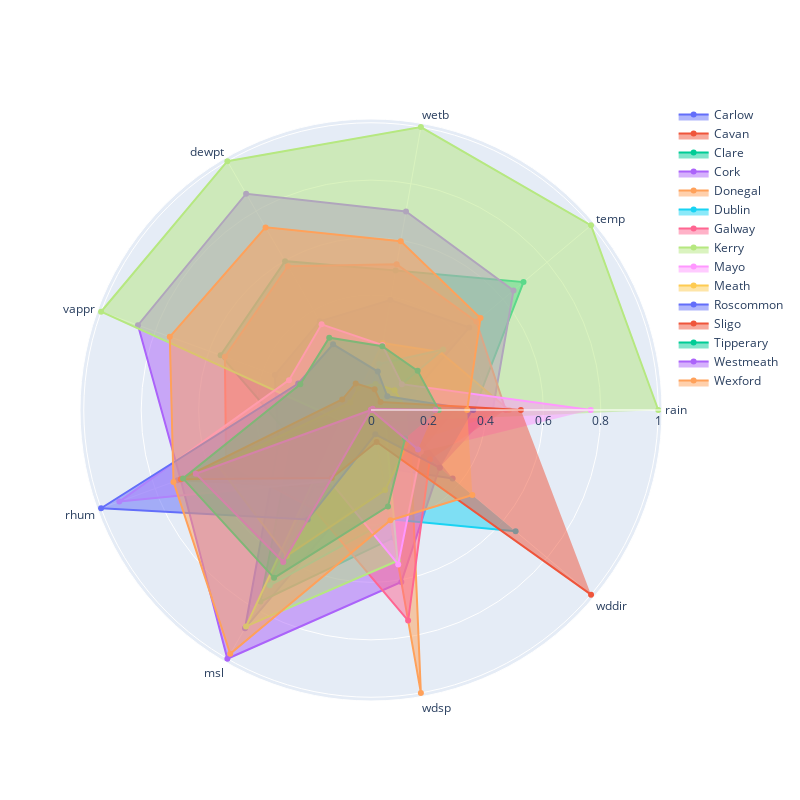

Notebook cell for this chart:
### Code cell
import plotly.graph_objects as go

categories = df.columns

layout = go.Layout(autosize=False,
                   width=800,
                   height=800)

fig = go.Figure(layout=layout)

df = (df.sub(df.min())
        .div(df.max() - df.min())
        .reset_index()
        .groupby('county')
        .mean()
)



for county in df.index:
    fig.add_trace(go.Scatterpolar(
        r=df.query('county == @county').values[0],
        theta=categories,
        fill='toself',
        name=county))

fig.show()

### Figure 1 — Plotly figure (JSON) as saved in the notebook; plotly's stock layout.template omitted (floating-point values rounded to 4 significant figures)
{"data": [{"fill": "toself", "name": "Carlow", "r": [0.09472, 0.4467, 0.3886, 0.3566, 0.3561, 0.3438, 0.8771, 0.2031, 0.371], "theta": ["rain", "temp", "wetb", "dewpt", "vappr", "rhum", "msl", "wdsp", "wddir"], "type": "scatterpolar"}, {"fill": "toself", "name": "Cavan", "r": [0.2939, 0, 0.01637, 0.03918, 0.03859, 0.716, 0.3104, 0.02657, 0.2256], "theta": ["rain", "temp", "wetb", "dewpt", "vappr", "rhum", "msl", "wdsp", "wddir"], "type": "scatterpolar"}, {"fill": "toself", "name": "Clare", "r": [0.3583, 0.6931, 0.4934, 0.5983, 0.5571, 0.2917, 0.7698, 0.4518, 0], "theta": ["rain", "temp", "wetb", "dewpt", "vappr", "rhum", "msl", "wdsp", "wddir"], "type": "scatterpolar"}, {"fill": "toself", "name": "Cork", "r": [0.4239, 0.6476, 0.7017, 0.8695, 0.8633, 0.7053, 1, 0.6077, 0.3113], "theta": ["rain", "temp", "wetb", "dewpt", "vappr", "rhum", "msl", "wdsp", "wddir"], "type": "scatterpolar"}, {"fill": "toself", "name": "Donegal", "r": [0.4803, 0.3141, 0.2367, 0.07803, 0.02469, 0, 0, 1, 0.1791], "theta": ["rain", "temp", "wetb", "dewpt", "vappr", "rhum", "msl", "wdsp", "wddir"], "type": "scatterpolar"}, {"fill": "toself", "name": "Dublin", "r": [0, 0.328, 0.1628, 0.02988, 0.01649, 0.09732, 0.705, 0.3866, 0.6572], "theta": ["rain", "temp", "wetb", "dewpt", "vappr", "rhum", "msl", "wdsp", "wddir"], "type": "scatterpolar"}, {"fill": "toself", "name": "Galway", "r": [0.4689, 0.4788, 0.5155, 0.5783, 0.5413, 0.5369, 0.3979, 0.7445, 0.2677], "theta": ["rain", "temp", "wetb", "dewpt", "vappr", "rhum", "msl", "wdsp", "wddir"], "type": "scatterpolar"}, {"fill": "toself", "name": "Kerry", "r": [1, 1, 1, 1, 1, 0.1095, 0.8699, 0.533, 0.0654], "theta": ["rain", "temp", "wetb", "dewpt", "vappr", "rhum", "msl", "wdsp", "wddir"], "type": "scatterpolar"}, {"fill": "toself", "name": "Mayo", "r": [0.765, 0.14, 0.2295, 0.3443, 0.3038, 0.9324, 0.2858, 0.5458, 0.2266], "theta": ["rain", "temp", "wetb", "dewpt", "vappr", "rhum", "msl", "wdsp", "wddir"], "type": "scatterpolar"}, {"fill": "toself", "name": "Meath", "r": [0.1249, 0.1074, 0.09224, 0.08889, 0.07635, 0.5665, 0.5865, 0.2832, 0.171], "theta": ["rain", "temp", "wetb", "dewpt", "vappr", "rhum", "msl", "wdsp", "wddir"], "type": "scatterpolar"}, {"fill": "toself", "name": "Roscommon", "r": [0.3557, 0.07417, 0.136, 0.2642, 0.2695, 1, 0.4403, 0.08607, 0.3129], "theta": ["rain", "temp", "wetb", "dewpt", "vappr", "rhum", "msl", "wdsp", "wddir"], "type": "scatterpolar"}, {"fill": "toself", "name": "Sligo", "r": [0.5218, 0.04359, 0.07308, 0.1066, 0.1067, 0.7046, 0.2733, 0.1133, 1], "theta": ["rain", "temp", "wetb", "dewpt", "vappr", "rhum", "msl", "wdsp", "wddir"], "type": "scatterpolar"}, {"fill": "toself", "name": "Tipperary", "r": [0.2358, 0.2121, 0.2257, 0.2909, 0.2619, 0.6964, 0.6747, 0.3407, 0.1548], "theta": ["rain", "temp", "wetb", "dewpt", "vappr", "rhum", "msl", "wdsp", "wddir"], "type": "scatterpolar"}, {"fill": "toself", "name": "Westmeath", "r": [0.2242, 0.007254, 0, 0, 0, 0.649, 0.6112, 0, 0.2133], "theta": ["rain", "temp", "wetb", "dewpt", "vappr", "rhum", "msl", "wdsp", "wddir"], "type": "scatterpolar"}, {"fill": "toself", "name": "Wexford", "r": [0.3348, 0.4977, 0.5966, 0.7341, 0.7455, 0.7317, 0.9801, 0.3896, 0.4604], "theta": ["rain", "temp", "wetb", "dewpt", "vappr", "rhum", "msl", "wdsp", "wddir"], "type": "scatterpolar"}], "layout": {"autosize": false, "height": 800, "polar": {"angularaxis": {"type": "category"}, "radialaxis": {"autorange": true, "range": [0, 1.013], "type": "linear"}}, "width": 800}}
